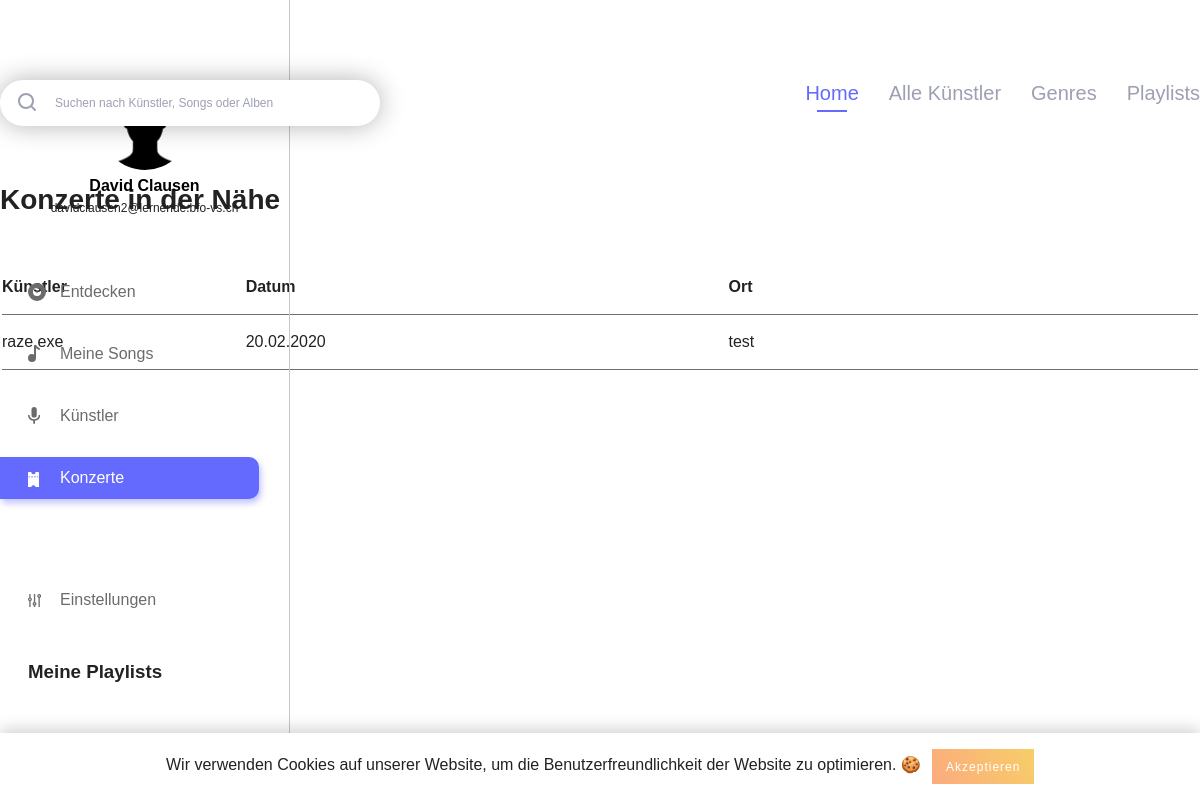
/events.php (signed in), run on the app's committed database.
### tables this page shows
CREATE TABLE IF NOT EXISTS `users` (
  `id` int(11) NOT NULL AUTO_INCREMENT,
  `username` varchar(255) NOT NULL,
  `email` varchar(255) NOT NULL,
  `firstname` varchar(255) NOT NULL,
  `lastname` varchar(255) NOT NULL,
  `password_hash` varchar(255) NOT NULL,
  `password_token` varchar(255) NOT NULL,
  `is_artist` int(1) NOT NULL,
  `has_darkmode` tinyint(1) NOT NULL,
  PRIMARY KEY (`id`),
  UNIQUE KEY `username` (`username`),
  UNIQUE KEY `email` (`email`)
);

CREATE TABLE IF NOT EXISTS `events` (
  `id` int(11) NOT NULL AUTO_INCREMENT,
  `artist_id_link` int(11) NOT NULL,
  `event_name` varchar(255) NOT NULL,
  `place` varchar(255) NOT NULL,
  `event_date` date NOT NULL,
  PRIMARY KEY (`id`),
  KEY `artist_id_link` (`artist_id_link`)
);

CREATE TABLE IF NOT EXISTS `artist` (
  `artist_id` int(11) NOT NULL AUTO_INCREMENT,
  `user_id` int(11) NOT NULL,
  `artist_firstname` varchar(255) NOT NULL,
  `artist_lastname` varchar(255) NOT NULL,
  `biography` text NOT NULL,
  PRIMARY KEY (`artist_id`),
  KEY `artist_fk0` (`user_id`)
);

### includes/start.php (called while the page is built, shortened)
<?php
include 'db.php';
if (isset($_SESSION['user']['id']) && !empty($_SESSION['user']['id'])) {
	$statement = $pdo->prepare("SELECT * FROM `users` WHERE `id` = :id");
	$result = $statement->execute(array('id' => $_SESSION['user']['id']));
}
if (isset($_SESSION['user']['has_darkmode']) && $_SESSION['user']['has_darkmode'] == 1) {
	$body_class = 'dark';
}
else {
	$body_class = '';
}
?>

### events.php (the view, shortened to what this page needs)
<?php
include 'includes/start.php';
$get_events_query = "SELECT * FROM `events` events
					 INNER JOIN `artist` artist ON artist.artist_id = events.artist_id_link";
?>
<!DOCTYPE html>
<html lang="de">
	<head>
		<?php include 'includes/meta_data.php'; ?>
	</head>
	<body class="<?php echo $body_class; ?>">
		<?php include 'includes/navigation_left.php'; ?>
		<?php include 'includes/cookie_banner.php'; ?>
		<div class="main_content_wrapper">
			<div class="main_content_inner">
				<?php include 'includes/search_navi.php'; ?>
				<h3 class="short_title"><?php echo NEAR_CONCERTS; ?></h3>
				<div id="events_table">
				<table class="concerts_near_you">
					<tbody>
						<tr class="event_table">
							<th class="artist_name_concert"><?php echo ARTISTS; ?></th>
							<th class="concert_when"><?php echo DATE; ?></th>
							<th class="concert_where"><?php echo WHERE; ?></th>
						</tr>
						<?php foreach ($pdo->query($get_events_query) as $event) { ?>
							<tr class="event_table">
								<td class="artist_name_concert event_table"><?php echo $event['artist_firstname'].' '.$event['artist_lastname']; ?></td>
								<td class="concert_when event_table">
									<?php
									$date = new DateTime($event['event_date']);
									echo $date->format('d.m.Y');
									?>
								</td>
								<td class="concert_where event_table"><?php echo $event['place']; ?></td>
							</tr>
						<?php } ?>
					</tbody>
				</table>
			</div>
			</div>
		</div>
	</body>

### includes/navigation_left.php (shortened to what this page needs)
<?php
if(isset($_SESSION['active'])) {
	$active_class = $_SESSION['active'];
}
$query = "SELECT * FROM `users` WHERE `id` = ".$_SESSION['user']['id'];
?>
<div class="navigation_left">
	<div class="navigation_wrapper">
		<div class="profile">
			<h3 class="profile_name">
				<?php foreach ($pdo->query($query) as $user_data) {
					echo $user_data['firstname'].' '.$user_data['lastname'];
				} ?>
			</h3>
			<p class="profile_mail">
				<?php foreach ($pdo->query($query) as $user_data) {
					echo $user_data['email'];
				} ?>
			</p>
		</div>
		<div class="main_navigation">
			<ul>
				<li class="navigation_element <?php if($active_class === 'discover') { echo 'active'; } ?>"><a href="index.php"><img class="svg" src="img/assets/discover.svg" alt="<?php echo DISCOVER; ?>"><?php echo DISCOVER; ?></a></li>
				<li class="navigation_element <?php if($active_class === 'my_songs') { echo 'active'; } ?>"><a href="my_songs.php"><img class="svg" src="img/assets/my_songs.svg" alt="<?php echo MY_SONGS; ?>"><?php echo MY_SONGS; ?></a></li>
				<li class="navigation_element <?php if($active_class === 'artists') { echo 'active'; } ?>"><a href="artists.php"><img class="svg" src="img/assets/artists.svg" alt="<?php echo ARTISTS; ?>"><?php echo ARTISTS; ?></a></li>
				<li class="navigation_element <?php if($active_class === 'events') { echo 'active'; } ?>"><a href="events.php"><img class="svg" src="img/assets/events.svg" alt="<?php echo EVENTS; ?>"><?php echo EVENTS; ?></a></li>
				<li class="navigation_element <?php if($active_class === 'settings') { echo 'active'; } ?>"><a href="settings.php"><img class="svg" src="img/assets/settings_nav.svg" alt="<?php echo SETTINGS; ?>"><?php echo SETTINGS; ?></a></li>
			</ul>
		</div>
		<div class="playlist_wrapper">
			<h3 class="playlist_title"><?php echo MY_PLAYLISTS; ?></h3>
		</div>
	</div>
</div>

### css/_config.css (style rules this page uses)
:root { --primary-color: #636AFD; --primary-color_light: #e0e1ff; --text: #222; --navigation_left: #6B6B6B; --border: #C7C7C7; --light_text: #9D9FB3; --button: #ededed; --border-bottom: #707070; --background_dark_mode: #21252B; --dark_mode_border: #30353B; --dark_mode_input: #30353B; --dark_mode_light: #DDDDDD; --standard_shadow: 0 3px 27px rgba(0,0,0,0.39); --standard_radius: 13px; --standard_transition: all 0.3s ease; --error_color: #b20000; }

### css/_basic.css (style rules this page uses)
body { font-family: 'DM Sans', sans-serif; margin: 0; padding: 0; color: var(--text); -webkit-font-smoothing: antialiased; -moz-osx-font-smoothing: grayscale; }
h3 { margin: 0; padding: 0; }
h3.short_title { font-size: 28px; line-height: 37px; font-weight: 700; color: var(--text); margin-bottom: 40px; }
ul { padding: 0; margin: 0; }
.main_content_wrapper { padding-top: 80px; }
.main_content_inner { max-width: 1200px; margin: 0 auto; padding-bottom: 150px; box-sizing: border-box; }
.profile { text-align: center; }

### css/_navigation.css (style rules this page uses)
.navigation_left { position: fixed; width: 290px; height: 100%; border-right: 1px solid var(--border); padding: 80px 0; box-sizing: border-box; }
.navigation_left .profile { width: 195px; margin: 0 auto; margin-bottom: 50px; }
h3.profile_name { margin-top: 5px; font-size: 16px; line-height: 21px; color: #000; font-weight: 700; }
.profile_mail { font-size: 12px; line-height: 25px; margin: 0; margin-bottom: 5px; }
.navigation_left .main_navigation ul { padding-right: 30px; box-sizing: border-box; width: 100%; }
.navigation_left .main_navigation ul li.navigation_element { position: relative; list-style-type: none; color: var(--navigation_left); margin-top: 20px; }
.navigation_left .main_navigation ul li.navigation_element:first-child { margin-top: 0; }
.navigation_left .main_navigation ul li.navigation_element:last-child { margin-top: 80px; }
.navigation_left .main_navigation ul li.navigation_element.active a, .navigation_left .main_navigation ul li.navigation_element a:hover { background: var(--primary-color); color: #fff; box-shadow: 2px 4px 6px rgba(99, 106, 253, 0.4); transition: background 0.2s ease, color 0.2s ease; }
.navigation_left .main_navigation ul li a { color: inherit; text-decoration: none; padding: 12px 20px; padding-left: 60px; border-top-right-radius: 10px; border-bottom-right-radius: 10px; box-sizing: border-box; display: inline-block; width: 100%; transition: background 0.2s ease, color 0.2s ease; }
.playlist_wrapper { margin-top: 40px; padding-right: 30px; box-sizing: border-box; width: 100%; }
.playlist_wrapper .playlist_title { padding-left: 28px; box-sizing: border-box; }

### css/_events.css (style rules this page uses)
table.concerts_near_you { text-align: left; width: 100%; }
tr.event_table { width: 100%; border-bottom: 1px solid var(--border-bottom); display: inline-block; }
td.event_table, .event_table th { padding: 18px 0px; box-sizing: border-box; display: inline-block; }
.artist_name_concert { width: 20%; }
.concert_when { width: 40%; }
.concert_where { width: 30%; }
#events_table { width: 100%; }

### data on the page
users: firstname "David", lastname "Clausen", email "davidclausen2@lernende.bfo-vs.ch"
events: artist_id_link.artist_firstname "raze.exe", event_date "20.02.2020", place "test"

### other printed values
DISCOVER "Entdecken"
MY_SONGS "Meine Songs"
ARTISTS "Künstler"
EVENTS "Konzerte"
SETTINGS "Einstellungen"
MY_PLAYLISTS "Meine Playlists"
HOME "Home"
ALL_ARTISTS "Alle Künstler"
GENRES "Genres"
PLAYLISTS "Playlists"
NEAR_CONCERTS "Konzerte in der Nähe"
DATE "Datum"
WHERE "Ort"
